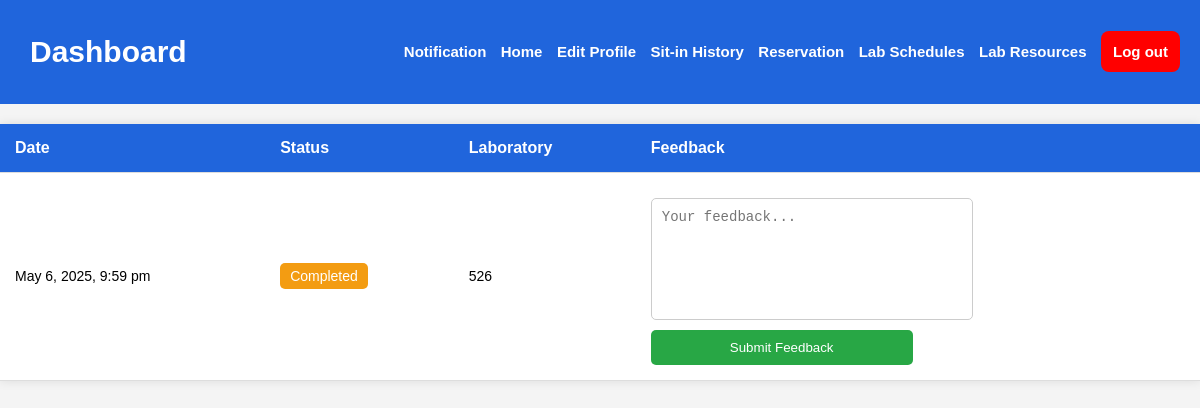
/sitin-history.php (signed in), run on the app's committed database.
### tables this page shows
CREATE TABLE `sit_in_history` (
  `id` int(11) NOT NULL,
  `idno` varchar(20) DEFAULT NULL,
  `date` datetime DEFAULT NULL,
  `status` varchar(50) DEFAULT NULL,
  `laboratory` varchar(50) DEFAULT NULL,
  `feedback` text DEFAULT NULL
);

### sitin-history.php (the view, shortened to what this page needs)
<!DOCTYPE html>
<html lang="en">
<head>
    <link rel="stylesheet" href="assets/styles.css?v=<?php echo time(); ?>">
</head>
<body>
<nav>
    <h1>Dashboard</h1>
    <div class="nav-links" id="nav-links">
        <a href=""> Notification</a>
        <a id="home-nav" href="dashboard.php"> Home</a>
        <a href="editprofile.php"> Edit Profile</a>
        <a href="sitin-history.php">Sit-in History</a>
        <a href="reservation.php"> Reservation</a>
        <a href="lab_schedule_student.php">Lab Schedules</a>
        <a href="lab_resources_view.php">Lab Resources</a>
        <a href="index.php" class="logout-btn" id="logoutbtn"> Log out </a>
    </div>
</nav>
<table>
    <thead>
        <tr>
            <th>Date</th>
            <th>Status</th>
            <th>Laboratory</th>
            <th>Feedback</th>
        </tr>
    </thead>
    <tbody>
        <?php
        include('db.php');
        $idno = $_SESSION['idno'];
        $query = "SELECT * FROM sit_in_history WHERE idno = '$idno' ORDER BY date DESC";
        $result = mysqli_query($connection, $query);
        if ($result && mysqli_num_rows($result) > 0) {
            while ($sitIn = mysqli_fetch_assoc($result)) {
                $formattedDate = date("F j, Y, g:i a", strtotime($sitIn['date']));
                echo "<tr>";
                echo "<td>$formattedDate</td>";
                echo "<td><span class='status-pending'>{$sitIn['status']}</span></td>";
                echo "<td>{$sitIn['laboratory']}</td>";
                echo '<td>
                    <form method="post" action="submit_feedback.php">
                        <textarea name="feedback" placeholder="Your feedback..."></textarea>
                        <input type="hidden" name="history_id" value="' . $sitIn['id'] . '">
                        <button name="feedback-user" type="submit" class="feedback-btn">Submit Feedback</button>
                    </form>
                </td>';
                echo "</tr>";
            }
        } else {
            echo "<tr><td colspan='4'>No sit-in history found.</td></tr>";
        }
        ?>
    </tbody>
</table>
</body>
</html>

### assets/styles.css (style rules this page uses)
body { margin: 0; padding: 0; font-family: sans-serif; background-color: gainsboro; }
table { width: 100%; margin-top: 15px; border-collapse: collapse; text-align: left; }
th, td { padding: 12px; text-align: left; }
th { background-color: #f4f4f4; font-weight: bold; }
tr { border-bottom: 1px solid #ddd; }
thead tr th { background-color: rgb(32, 101, 220); color: white; }
nav { display: flex; flex-direction: row; justify-content: space-between; align-items: center; padding: 10px; background-color: rgb(32, 101, 220); color: white; }
nav h1 { margin-left: 20px; font-size: 30px; }
nav a { text-decoration: none; color: white; margin-right: 10px; font-weight: bold; font-size: 15px; transition: color 0.3s ease-in, text-decoration 0.3s ease-in-out; display: inline-block; white-space: normal; }
.logout-btn { background-color: red; padding: 12px; text-decoration: none; border-radius: 8px; }
table { background-color: white;; padding: 20px; }
td { padding-top: 20px; }
textarea { width: 100%; padding: 10px; font-size: 14px; border-radius: 6px; border: 1px solid #ccc; resize: none; }

### sitin-history.php (style rules this page uses)
body { font-family: Arial, sans-serif; margin: 0; padding: 0; background-color: #f4f4f4; }
.logout-btn { background-color: red; }
table { width: 100%; margin: 20px auto; border-collapse: collapse; background-color: white; box-shadow: 0 0 10px rgba(0, 0, 0, 0.1); }
th, td { padding: 15px; text-align: left; border-bottom: 1px solid #ddd; }
th { background-color: #f2f2f2; }
td { font-size: 14px; }
.status-pending { padding: 5px 10px; background-color: #f39c12; color: white; border-radius: 5px; }
form { display: flex; flex-direction: column; gap: 10px; margin-top: 10px; }
textarea { padding: 10px; width: 300px; height: 100px; border-radius: 5px; border: 1px solid #ccc; resize: none; }
.feedback-btn { padding: 10px 15px; background-color: #28a745; color: white; border: none; border-radius: 5px; cursor: pointer; width: 49%; }

### data on the page
sit_in_history: date "May 6, 2025, 9:59 pm", status "Completed", laboratory "526"
